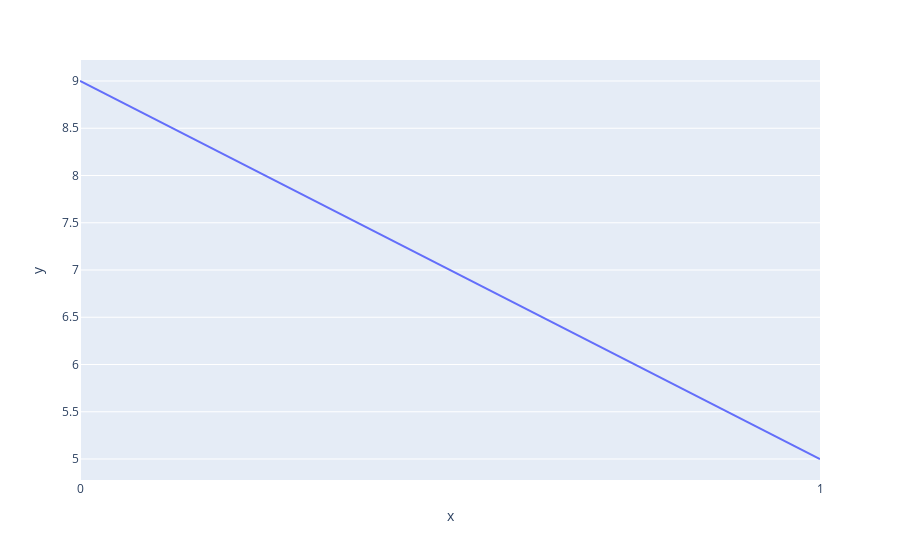

Here is the notebook cell this chart was saved with:
### Code cell
# Review feature consolidation over iterations and convergence to steady-state
x = range(len(features))
y = features
fig = px.line(x=x,y=y)
fig.update_layout(xaxis = dict(dtick = 1))
fig.show()

### Figure 1 — Plotly figure (JSON) as saved in the notebook; plotly's stock layout.template omitted (floating-point values rounded to 4 significant figures)
{"data": [{"hovertemplate": "x=%{x}<br>y=%{y}<extra></extra>", "legendgroup": "", "line": {"color": "#636efa", "dash": "solid"}, "marker": {"symbol": "circle"}, "mode": "lines", "name": "", "orientation": "v", "showlegend": false, "type": "scatter", "x": [0, 1], "xaxis": "x", "y": [9, 5], "yaxis": "y"}], "layout": {"legend": {"tracegroupgap": 0}, "margin": {"t": 60}, "xaxis": {"anchor": "y", "domain": [0, 1], "dtick": 1, "title": {"text": "x"}}, "yaxis": {"anchor": "x", "domain": [0, 1], "title": {"text": "y"}}}}
